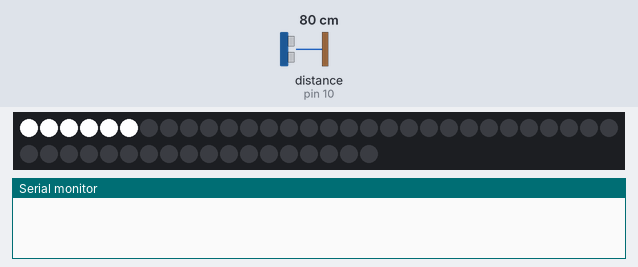
Bench run of a sketch on a simulated Arduino Uno, built with avr-gcc and run on an emulated ATmega328P. On the bench: 48 RGB LEDs in strip order, left to right, continuing on the next row, the last lines printed to the serial monitor. Wiring (inferred from the names in the program): ultrasonic range finder: trigger pin 12; echo pin 10. The test bench sets the inputs (shaded band); at power-on: distance to the obstacle (sensor on pin 10) 80 cm. The echo pulse lasts 58.3 µs per cm.

Above: at 0.1 s.
At 1.2 s:
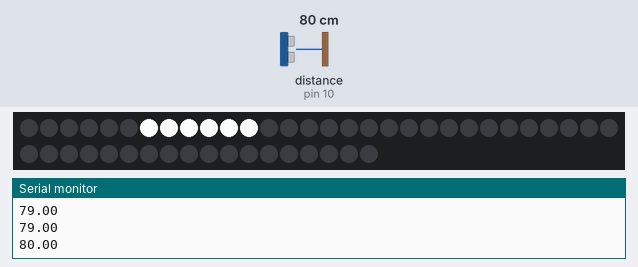
1.3 s: distance to the obstacle (sensor on pin 10) set to 2 cm
At 1.56 s:
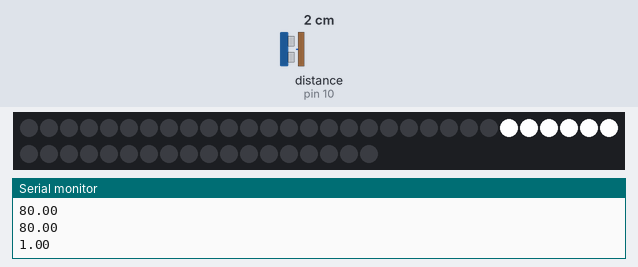
3.2 s: distance to the obstacle (sensor on pin 10) set to 9 cm
Timing chart, 0 to 6.2 s (numbered marks = the images above; inputs shaded):
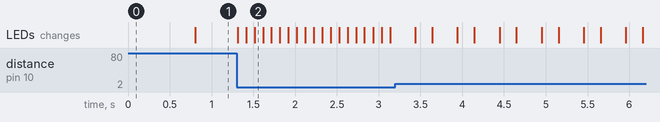

The sketch:

FrameByFrameFinal.ino
```cpp
/*
 * Frame by Frame
 * the concept is based on:
 * https://www.instructables.com/Arduino-Animation/
 *
 * all code by me, Halle! :D
 *
 * this code powers a NeoPixel strip and an Ultrasonic Range Finder.
 * It lights up 8 panes of acrylic, one at a time, making an
 * animation. The speed it lights each pane up is controlled by
 * the URF.
 *

 */

/*
   blue: 5V
   black: DI
   orange: GND
  -
   URF
   red:vcc
   green: trig
   blue: echo
   black: gnd
*/

//NEOPIXELS
//initialize adafruit
#include<Adafruit_NeoPixel.h>
//number of pixels in strip
int stripNum = 48;
//declaring strip as a _ pixel strip in pin 5
Adafruit_NeoPixel strip(stripNum, 6);
//variable keeping track of how many pixels per plate strip
int platePix = 6;
//neopixel appearance
uint32_t white = strip.Color(255, 255, 255);

//PLATE VARIABLES
/*
   these keep track of which portion of the strip will be
   lit up. They refer to the index of the last pixel
   on that plate's strip.
*/
int stripMax = 5;
int stripMin = 0;

//LIGHT TIMER
unsigned long lightStartTime = millis();
unsigned long lightEndTime = millis();
//this guy will eventually be controlled by the URF
int lightInterval = 500;

//RANGE FINDER
//pins
int trigPin = 12;
int echoPin = 10;
//array variables
const int arrayLen = 10; //how  many slots in the array
int arrayNum = 0; //which slot you're on
int placeholder;
int distanceArray[arrayLen]; //distance array with length of 10
float avgDist; //average value in array of distances

//RANGE FINDER TIMERS
unsigned long startTime = millis();
unsigned long endTime;
const int interval = 500;
unsigned long startTime2 = millis();
unsigned long endTime2 = millis();
const int interval2 = 250;

void setup() {

  //neopixely stuff
  strip.begin();
  strip.clear();
  strip.show();

  //URF
  //setting trigger as output
  pinMode(12, OUTPUT);
  //setting echo as input
  pinMode(10, INPUT);

  //start COM channel
  Serial.begin(9600);
}

void loop() {
  //setting strip brightness
  strip.setBrightness(255);

  //timers start
  lightEndTime = millis();
  endTime = millis();
  endTime2 = millis();

  //------------------------------------------------

  //neopixel strip timer
  /*
    this timer makes the different panes light up.
    if a certain time has passed, it changes the
    minimum and maximum indexes of the neopixels
    that are lit up by the for loop utilizing those
    minimums and maximums below.
    the interval speed will be controlled by an
    ultrasonic range finder.
  */
  //if time has passed
  if (lightEndTime - lightStartTime >= lightInterval) {
    //shift to the next plate's lights
    stripMin = (stripMin + platePix);
    stripMax = (stripMax + platePix);
    //reset timer
    lightStartTime = millis();

    //if you've reached the end of the strip, go back to 1st pane
    if (stripMin > stripNum - 5) {
      stripMin = 0;
    }
    if (stripMax > stripNum) {
      stripMax = 5;
    }
  }

  //--------------------------------------------------------

  //neopixel for loop
  /*
     this for loop lights up the neopixel strip.
     while the strip is within the determined
     mins and maxes for that plate, it lights
     up the plate.
  */

  for (int i = stripMin; i <= stripMax; i++) {
    strip.setPixelColor(i, white);
  }
  strip.show();
  strip.clear();

  //range finder array
  /*
     fills array with values.
     can't use a for loop or it fricks with the
     neopixels. fills array with values, and if the array
     gets too big, it resets the array to 0.
  */


  distanceArray [arrayNum] = getDistance(echoPin, trigPin);
  arrayNum ++;
  if (arrayNum >= arrayLen) {
    arrayNum = 0;
  }

  //calling return average function
  returnAverage(distanceArray, arrayLen);
  //give it a second, then print the distance
  if (endTime2 - startTime2 > interval2) {
    startTime2 = millis();
    Serial.println(returnAverage(distanceArray, arrayLen));
  }


  placeholder = returnAverage(distanceArray, arrayLen);

  //CONTROLLING THE SPEED OF THE LIGHT MOVEMENT
  /*
     the closer you move to the URF, the faster
     the interval between the lights gets
  */
  if (placeholder >= 3 && placeholder < 6) {
    lightInterval = 100;
  }
  if (placeholder >= 6 && placeholder < 9) {
    lightInterval = 200;
  }
  if (placeholder >= 9 && placeholder < 14) {
    lightInterval = 300;
  }
  if (placeholder >= 12 && placeholder < 17) {
    lightInterval = 400;
  }
  if (placeholder >= 15 && placeholder < 20) {
    lightInterval = 500;
  }
  if (placeholder >= 18 && placeholder < 23) {
    lightInterval = 600;
  }
  if (placeholder >= 21 && placeholder < 26) {
    lightInterval = 700;
  }
  if (placeholder >= 24 && placeholder < 27) {
    lightInterval = 800;
  }
  //min and max boundaries
  if (placeholder > 27) {
    lightInterval = 800;
  }
  if (placeholder < 3 ) {
    lightInterval = 100;
  }

}

//---------------------------------------------
//FUNCTIONS

//return average function
/*
   This function returns the average value of an array of integers.
   2 inputs: Array of integers, integer representing length of array
   of integers.
*/
float returnAverage(int * anArray, int arrayLength) {

  //local variable saving sum of values in array
  int arraySum;

  //for loop that goes through the array and adds the contents
  for (int i = 0; i < 9; i++) {
    arraySum = (anArray[i] + anArray[i] + anArray[i] + anArray[i] + anArray[i] + anArray[i] + anArray[i] + anArray[i] + anArray[i] + anArray[i]);
  }

  //divide sum by total number of things in array
  avgDist = arraySum / arrayLength;

  //return the result
  return avgDist;
}

//get distance function
/*
   this is a function that returns the reading of the US
   range finder with a distance in centimeters.
*/
float getDistance(int aEchoPin, int aTrigPin) {

  float duration; //how long to shoot out sound wave & come back
  float distance; //references distance

  //turn trigger pin off
  digitalWrite(aTrigPin, LOW);
  //turn pin on, shooting out sound waves
  digitalWrite(aTrigPin, HIGH);
  //stop shooting things out
  digitalWrite(aTrigPin, LOW);

  //now calculate how long it took for signal to return

  /*
     PulseIn helps us record how much time the pin registers as high

     When you shoot out sound waves, we start listening. As soon as
     that turns high, we record how much time has passed.

     So make duration equal to the amount of time between when the
     signal was shot out and when it returns.
  */
  duration = pulseIn(aEchoPin, HIGH);

  /*
     We only care about the distance one way, not on the way back, so
     divide the distance by 2.

     We multiply it by 0.0344 to convert the speed of sound into
     centimeters.
  */
  distance = duration / 2 * 0.0344;

  //and return the result, in centimeters.
  return distance;
}
```
